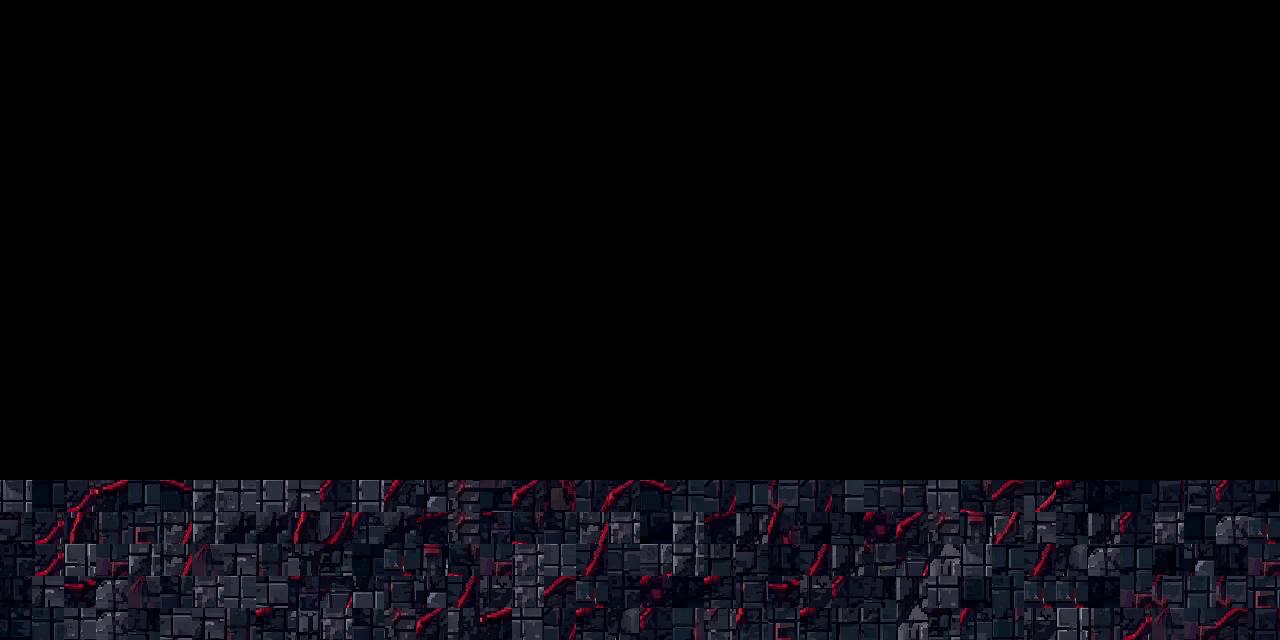

The image is a tile-based game level rendered from a .tmx file. Its description and complete source (layers, tilesets, objects, tile grids) follow:
An orthogonal 40x20 tile map with 32x32 px tiles, 1 tile layer (pisos_chao).

<map version="1.10" tiledversion="1.10.2" orientation="orthogonal" renderorder="right-down" width="40" height="20" tilewidth="32" tileheight="32" infinite="0" nextlayerid="2" nextobjectid="1">
 <tileset firstgid="1" name="parede" tilewidth="32" tileheight="32" tilecount="98" columns="7">
  <image source="parede.png" width="235" height="453" />
 </tileset>
 <layer id="1" name="pisos_chao" width="40" height="20">
  <data encoding="csv">
0,0,0,0,0,0,0,0,0,0,0,0,0,0,0,0,0,0,0,0,0,0,0,0,0,0,0,0,0,0,0,0,0,0,0,0,0,0,0,0,
0,0,0,0,0,0,0,0,0,0,0,0,0,0,0,0,0,0,0,0,0,0,0,0,0,0,0,0,0,0,0,0,0,0,0,0,0,0,0,0,
0,0,0,0,0,0,0,0,0,0,0,0,0,0,0,0,0,0,0,0,0,0,0,0,0,0,0,0,0,0,0,0,0,0,0,0,0,0,0,0,
0,0,0,0,0,0,0,0,0,0,0,0,0,0,0,0,0,0,0,0,0,0,0,0,0,0,0,0,0,0,0,0,0,0,0,0,0,0,0,0,
0,0,0,0,0,0,0,0,0,0,0,0,0,0,0,0,0,0,0,0,0,0,0,0,0,0,0,0,0,0,0,0,0,0,0,0,0,0,0,0,
0,0,0,0,0,0,0,0,0,0,0,0,0,0,0,0,0,0,0,0,0,0,0,0,0,0,0,0,0,0,0,0,0,0,0,0,0,0,0,0,
0,0,0,0,0,0,0,0,0,0,0,0,0,0,0,0,0,0,0,0,0,0,0,0,0,0,0,0,0,0,0,0,0,0,0,0,0,0,0,0,
0,0,0,0,0,0,0,0,0,0,0,0,0,0,0,0,0,0,0,0,0,0,0,0,0,0,0,0,0,0,0,0,0,0,0,0,0,0,0,0,
0,0,0,0,0,0,0,0,0,0,0,0,0,0,0,0,0,0,0,0,0,0,0,0,0,0,0,0,0,0,0,0,0,0,0,0,0,0,0,0,
0,0,0,0,0,0,0,0,0,0,0,0,0,0,0,0,0,0,0,0,0,0,0,0,0,0,0,0,0,0,0,0,0,0,0,0,0,0,0,0,
0,0,0,0,0,0,0,0,0,0,0,0,0,0,0,0,0,0,0,0,0,0,0,0,0,0,0,0,0,0,0,0,0,0,0,0,0,0,0,0,
0,0,0,0,0,0,0,0,0,0,0,0,0,0,0,0,0,0,0,0,0,0,0,0,0,0,0,0,0,0,0,0,0,0,0,0,0,0,0,0,
0,0,0,0,0,0,0,0,0,0,0,0,0,0,0,0,0,0,0,0,0,0,0,0,0,0,0,0,0,0,0,0,0,0,0,0,0,0,0,0,
0,0,0,0,0,0,0,0,0,0,0,0,0,0,0,0,0,0,0,0,0,0,0,0,0,0,0,0,0,0,0,0,0,0,0,0,0,0,0,0,
0,0,0,0,0,0,0,0,0,0,0,0,0,0,0,0,0,0,0,0,0,0,0,0,0,0,0,0,0,0,0,0,0,0,0,0,0,0,0,0,
4,98,81,14,33,86,9,12,6,10,82,6,45,36,17,73,51,76,68,51,86,40,68,33,43,68,52,47,48,8,79,56,38,20,96,91,83,46,82,90,
63,81,62,67,27,25,9,42,42,62,57,26,42,85,17,64,79,70,25,11,92,9,85,16,69,90,21,88,51,17,34,32,10,21,16,82,11,98,35,49,
89,81,2,54,9,25,66,10,67,24,58,91,49,34,79,54,11,5,75,47,7,9,41,63,94,75,16,80,50,23,4,33,75,29,35,33,93,36,94,54,
94,10,87,35,66,70,11,5,59,64,50,37,48,36,75,22,11,56,49,89,88,96,20,48,87,22,82,21,16,8,95,28,49,49,96,54,43,53,43,27,
71,28,12,35,21,59,10,67,20,15,11,70,17,51,31,14,8,68,20,29,82,65,18,39,27,20,41,40,23,58,26,72,22,2,67,81,66,54,56,83
</data>
 </layer>
</map>